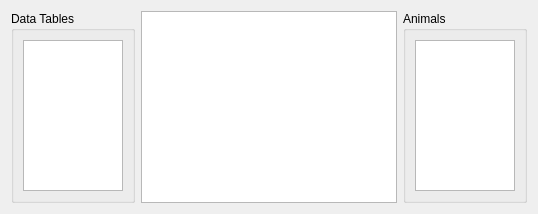
<?xml version="1.0" encoding="UTF-8"?>
<ui version="4.0">
 <author>Anton Rau</author>
 <class>TraffiCagePreprocessedDataWidget</class>
 <widget class="QWidget" name="TraffiCagePreprocessedDataWidget">
  <layout class="QHBoxLayout" name="horizontalLayout">
   <item>
    <widget class="QGroupBox" name="groupBoxTables">
     <property name="title">
      <string>Data Tables</string>
     </property>
     <layout class="QVBoxLayout" name="verticalLayout">
      <item>
       <widget class="QListWidget" name="listWidgetTables">
        <property name="sizeAdjustPolicy">
         <enum>QAbstractScrollArea::SizeAdjustPolicy::AdjustToContents</enum>
        </property>
       </widget>
      </item>
     </layout>
    </widget>
   </item>
   <item>
    <widget class="QTableView" name="tableView">
     <property name="sizePolicy">
      <sizepolicy hsizetype="Expanding" vsizetype="Expanding">
       <horstretch>1</horstretch>
       <verstretch>0</verstretch>
      </sizepolicy>
     </property>
     <property name="selectionMode">
      <enum>QAbstractItemView::SelectionMode::SingleSelection</enum>
     </property>
     <property name="selectionBehavior">
      <enum>QAbstractItemView::SelectionBehavior::SelectRows</enum>
     </property>
     <attribute name="verticalHeaderMinimumSectionSize">
      <number>20</number>
     </attribute>
     <attribute name="verticalHeaderDefaultSectionSize">
      <number>20</number>
     </attribute>
    </widget>
   </item>
   <item>
    <widget class="QGroupBox" name="groupBoxAnimals">
     <property name="title">
      <string>Animals</string>
     </property>
     <layout class="QVBoxLayout" name="verticalLayout_2">
      <item>
       <widget class="QListWidget" name="listWidgetAnimals">
        <property name="sizeAdjustPolicy">
         <enum>QAbstractScrollArea::SizeAdjustPolicy::AdjustToContents</enum>
        </property>
        <property name="selectionMode">
         <enum>QAbstractItemView::SelectionMode::MultiSelection</enum>
        </property>
       </widget>
      </item>
     </layout>
    </widget>
   </item>
  </layout>
 </widget>
 <resources>
  <include location="../../../../../resources/resources.qrc"/>
 </resources>
 <connections/>
</ui>
